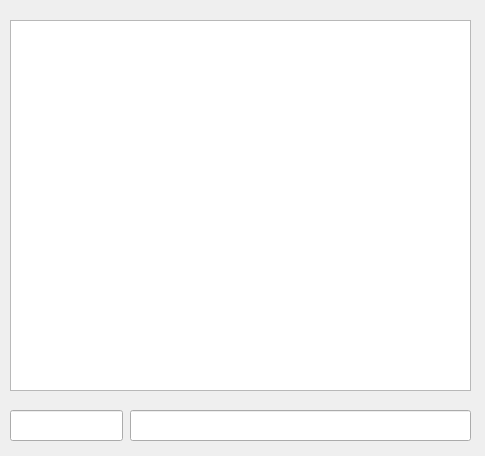
<?xml version="1.0" encoding="UTF-8"?>
<ui version="4.0">
 <class>Dialog</class>
 <widget class="QDialog" name="Dialog">
  <property name="geometry">
   <rect>
    <x>0</x>
    <y>0</y>
    <width>485</width>
    <height>456</height>
   </rect>
  </property>
  <property name="windowTitle">
   <string>Dialog</string>
  </property>
  <widget class="QTextBrowser" name="textBrowser">
   <property name="geometry">
    <rect>
     <x>10</x>
     <y>20</y>
     <width>461</width>
     <height>371</height>
    </rect>
   </property>
  </widget>
  <widget class="QLineEdit" name="lineEdit">
   <property name="geometry">
    <rect>
     <x>10</x>
     <y>410</y>
     <width>113</width>
     <height>31</height>
    </rect>
   </property>
  </widget>
  <widget class="QLineEdit" name="lineEdit_2">
   <property name="geometry">
    <rect>
     <x>130</x>
     <y>410</y>
     <width>341</width>
     <height>31</height>
    </rect>
   </property>
  </widget>
 </widget>
 <tabstops>
  <tabstop>textBrowser</tabstop>
  <tabstop>lineEdit</tabstop>
  <tabstop>lineEdit_2</tabstop>
 </tabstops>
 <resources/>
 <connections>
  <connection>
   <sender>lineEdit</sender>
   <signal>returnPressed()</signal>
   <receiver>Dialog</receiver>
   <slot>nameChange()</slot>
   <hints>
    <hint type="sourcelabel">
     <x>65</x>
     <y>433</y>
    </hint>
    <hint type="destinationlabel">
     <x>69</x>
     <y>454</y>
    </hint>
   </hints>
  </connection>
  <connection>
   <sender>lineEdit_2</sender>
   <signal>returnPressed()</signal>
   <receiver>Dialog</receiver>
   <slot>textChange()</slot>
   <hints>
    <hint type="sourcelabel">
     <x>290</x>
     <y>423</y>
    </hint>
    <hint type="destinationlabel">
     <x>293</x>
     <y>461</y>
    </hint>
   </hints>
  </connection>
 </connections>
 <slots>
  <slot>nameChange()</slot>
  <slot>textChange()</slot>
  <slot>fs_nameChanged()</slot>
 </slots>
</ui>
